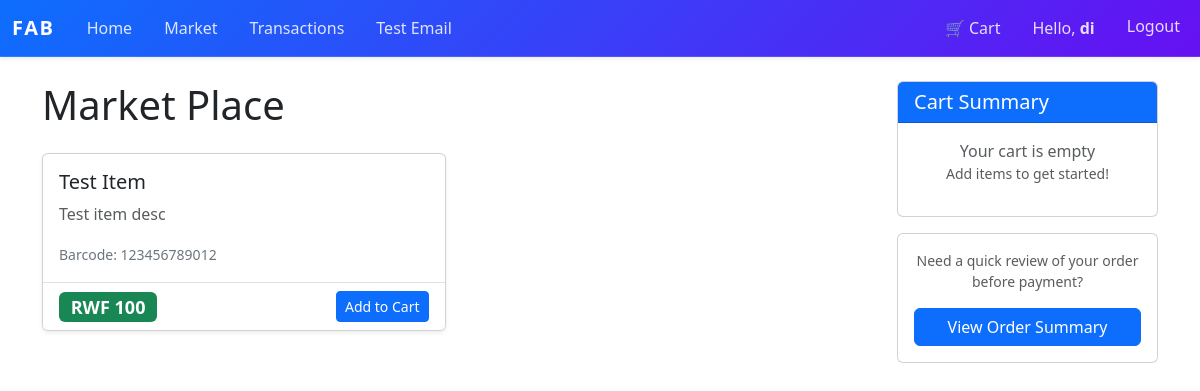
The page /market (signed in) on the database its author committed.
### market/models.py (models this page shows, shortened)
class User(db.Model, UserMixin):  # ✅ FIXED: only ONE User class (merged both into this one)
    __tablename__ = 'user'
    id               = db.Column(db.Integer, primary_key=True)
    username         = db.Column(db.String(100), nullable=False, unique=True)
    email_address    = db.Column(db.String(120), nullable=False, unique=True)
    password_hash    = db.Column(db.String(200), nullable=False)
    budget           = db.Column(db.Integer, nullable=False, default=1000)
    items            = db.relationship('Item', backref='owned_user', lazy=True)
    top_up_requests  = db.relationship(
                            'TopUpRequest',
                            backref='requester',           # ✅ FIXED: renamed backref to avoid clash with Transaction backref 'user'
                            lazy=True,
                            foreign_keys='TopUpRequest.user_id'
                        )
    transactions     = db.relationship('Transaction', backref='user', lazy=True)  # ✅ FIXED: moved here from duplicate class
    @property
    def password(self):
        raise AttributeError('Password is not a readable attribute!')

class Item(db.Model):
    __tablename__ = 'item'
    id          = db.Column(db.Integer, primary_key=True)
    name        = db.Column(db.String(30), nullable=False)
    price       = db.Column(db.Integer, nullable=False)
    barcode     = db.Column(db.String(12), nullable=False)
    description = db.Column(db.String(1024), nullable=False, unique=True)
    owner       = db.Column(db.Integer, db.ForeignKey('user.id'))

### market/routes.py (the view)
@app.route('/market')
@login_required
def market_page():
    items = Item.query.all()
    return render_template('market.html', items=items)

### market/models.py (called while the page is built)
@login_manager.user_loader
def load_user(user_id):
    return db.session.get(User, int(user_id))  # ✅ FIXED: replaced deprecated User.query.get()

### market/templates/market.html (shortened to what this page needs)
{% extends "base.html" %}
{% block content %}
<div class="row">
    <div class="col-md-9">
        <h1 class="mb-4">Market Place</h1>
        {% if items %}
        <div class="row">
            {% for item in items %}
            <div class="col-md-6 mb-4">
                <div class="card h-100 shadow-sm hover-effect">
                    <div class="card-body">
                        <h5 class="card-title">{{ item.name }}</h5>
                        <p class="card-text text-muted">{{ item.description }}</p>
                        <div class="row align-items-center">
                            <div class="col">
                                <p class="mb-0"><small class="text-secondary">Barcode: {{ item.barcode }}</small></p>
                            </div>
                        </div>
                    </div>
                    <div class="card-footer bg-white border-top">
                        <div class="d-flex justify-content-between align-items-center">
                            <h4 class="mb-0"><span class="badge bg-success">RWF {{ item.price }}</span></h4>
                            <a href="{{ url_for('add_to_cart', item_id=item.id) }}" class="btn btn-primary btn-sm">
                                 Add to Cart
                            </a>
                        </div>
                    </div>
                </div>
            </div>
            {% endfor %}
        </div>
        {% else %}
        <div class="alert alert-info" role="alert">
            <h4 class="alert-heading">No Items Available</h4>
            <p>There are currently no items in the marketplace.</p>
        </div>
        {% endif %}
    </div>
    <div class="col-md-3">
        <div class="card sticky-top" style="top: 20px;">
            <div class="card-header bg-primary text-white">
                <h5 class="mb-0">Cart Summary</h5>
            </div>
            <div class="card-body">
                {% set cart = session.get('cart', []) %}
                {% if cart %}
                    <div class="mb-3">
                        <h6>Items in Cart: <span class="badge bg-secondary">{{ cart|length }}</span></h6>
                    </div>
                    <div class="cart-items" style="max-height: 300px; overflow-y: auto;">
                        {% for item in cart %}
                        <div class="mb-2 p-2 border-bottom">
                            <p class="mb-1"><strong>{{ item.name }}</strong></p>
                            <p class="mb-1">Qty: <strong>{{ item.quantity }}</strong> × RWF {{ item.price }}</p>
                            <p class="mb-0 text-success"><strong>RWF {{ item.price * item.quantity }}</strong></p>
                        </div>
                        {% endfor %}
                    </div>
                    <hr>
                    {% set total_price = 0 %}
                    {% for item in cart %}
                        {% set total_price = total_price + (item.price * item.quantity) %}
                    {% endfor %}
                    <div class="d-flex justify-content-between mb-3">
                        <h6>Total:</h6>
                        <h5 class="text-success"><strong>RWF {{ total_price }}</strong></h5>
                    </div>
                    <a href="{{ url_for('view_cart') }}" class="btn btn-primary w-100 mb-2">View Cart</a>
                    <a href="{{ url_for('view_cart') }}" class="btn btn-success w-100">Proceed to Payment</a>
                {% else %}
                    <p class="text-muted text-center mb-0">Your cart is empty</p>
                    <p class="text-muted text-center small">Add items to get started!</p>
                {% endif %}
            </div>
        </div>
        <div class="card mt-3">
            <div class="card-body text-center">
                <p class="mb-3 small text-muted">Need a quick review of your order before payment?</p>
                <a href="{{ url_for('view_cart') }}" class="btn btn-primary w-100">
                    View Order Summary
                </a>
            </div>
        </div>
    </div>
</div>
{% endblock %}

### market/templates/base.html (shortened to what this page needs)
<!DOCTYPE html>
<html lang="en">
<head>
    <link href="https://cdn.jsdelivr.net/npm/bootstrap@5.3.0/dist/css/bootstrap.min.css" rel="stylesheet">
</head>
<body>
<nav class="navbar navbar-expand-lg navbar-dark navbar-custom shadow-sm">
    <div class="container-fluid">
        <a class="navbar-brand" href="{{ url_for('home_page') }}">FAB</a>
        <div class="collapse navbar-collapse" id="navbarNav">
            <ul class="navbar-nav me-auto nav-pills">
                <li class="nav-item">
                    <a class="nav-link px-3" href="{{ url_for('home_page') }}">Home</a>
                </li>
                {% if current_user.is_authenticated %}
                <li class="nav-item">
                    <a class="nav-link px-3" href="{{ url_for('market_page') }}">Market</a>
                </li>
                <li class="nav-item">
                    <a class="nav-link px-3" href="{{ url_for('transaction_history') }}">Transactions</a>
                </li>
                <li class="nav-item">
                    <a class="nav-link px-3" href="{{ url_for('test_email') }}">Test Email</a>
                </li>
                {% endif %}
            </ul>
            <ul class="navbar-nav">
                {% if current_user.is_authenticated %}
                    <li class="nav-item">
                        <a class="nav-link px-3" href="{{ url_for('view_cart') }}">
                            🛒 Cart
                            {% set cart = session.get('cart', []) %}
                        </a>
                    </li>
                    <li class="nav-item">
                        <span class="nav-link px-3 text-white-75">Hello, <strong>{{ current_user.username }}</strong></span>
                    </li>
                    <li class="nav-item">
                        <a class="nav-link btn btn-sm btn-outline-light ms-2" href="{{ url_for('logout_page') }}">Logout</a>
                    </li>
                {% endif %}
            </ul>
        </div>
    </div>
</nav>
<div class="container mt-4">
    {% block content %}
    {% endblock %}
</div>
</body>
</html>

### market/templates/base.html (style rules this page uses)
.navbar-custom { background: linear-gradient(135deg, #0d6efd 0%, #6610f2 100%); border-bottom: 1px solid rgba(255, 255, 255, 0.12); }
.navbar-custom .navbar-brand { font-weight: 700; letter-spacing: 0.08em; text-transform: uppercase; color: #ffffff !important; }
.navbar-custom .nav-link { color: rgba(255, 255, 255, 0.85) !important; transition: color 0.2s ease-in-out, background-color 0.2s ease-in-out; }
.navbar-custom .nav-link.btn { padding-top: 0.35rem; padding-bottom: 0.35rem; }

### market/templates/market.html (style rules this page uses)
.hover-effect { transition: transform 0.3s ease, box-shadow 0.3s ease; }

### rows shown on the page
User: username "di"
Item: name "Test Item", description "Test item desc", barcode "123456789012", price "100"
